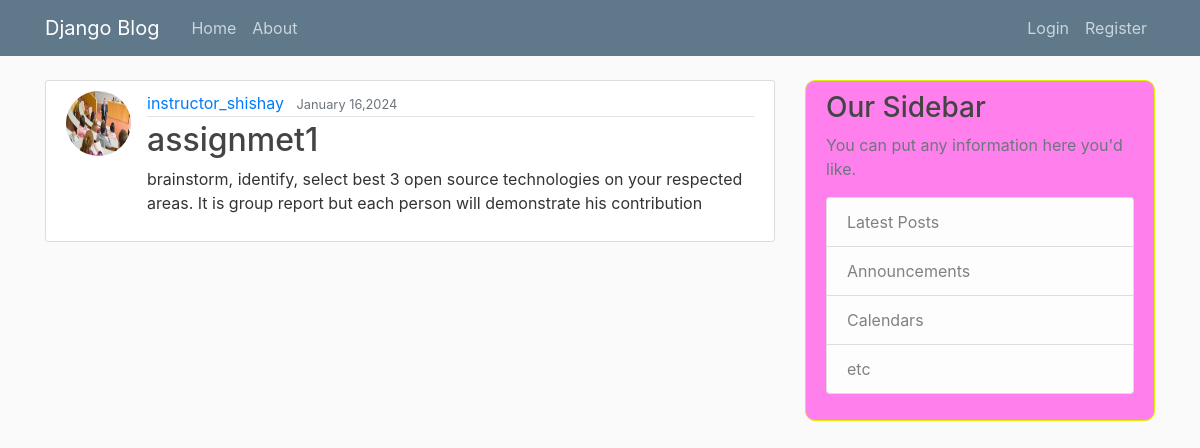
Page /post/48/ on the committed database.
### blog/models.py (models this page shows, shortened)
class Post(models.Model):
    title=models.CharField(max_length=200)
    content=models.TextField(default='Your default content value here')
    date_posted=models.DateTimeField(default=timezone.now)
    author=models.ForeignKey(User,on_delete=models.CASCADE)

### users/models.py (models this page shows, shortened)
class profile(models.Model):
    user = models.OneToOneField(User, on_delete=models.CASCADE)
    image = models.ImageField(default='default.jpg', upload_to='profile_pics')

### blog/views.py (the view)
# urls.py: path('post/<int:pk>/', PostDetailView.as_view(), name='post-detail'),
class PostDetailView(DetailView):
    model = Post

### blog/templates/blog/post_detail.html (shortened to what this page needs)
{% extends "blog/base.html" %}
{% block content %}
     <article class="media content-section">
        <img  class="rounded-circle article-img" src="{{post.author.profile.image.url}}">
          <div class="media-body">
            <div class="article-metadata">
              <a class="mr-2" href="#">{{ object.author }}</a>
              <small class="text-muted">{{ object.date_posted |date:" F d,Y" }}</small>
            </div>
            <h2 class="article-title">{{ object.title }}</h2>
            <p class="article-content">{{ object.content }}</p>
           </div>
     </article>
{% endblock content %}

### blog/static/blog/main.css (style rules this page uses)
body { background: #fafafa; color: #333333; margin-top: 5rem; }
h1, h2, h3, h4, h5, h6 { color: #444444; }
.content-section { background: #ffffff; padding: 10px 20px; border: 1px solid #dddddd; border-radius: 3px; margin-bottom: 20px; }
.article-title { color: #444444; }
.article-content { white-space: pre-line; }
.article-img { height: 65px; width: 65px; margin-right: 16px; }
.article-metadata { padding-bottom: 1px; margin-bottom: 4px; border-bottom: 1px solid #e3e3e3 }

### rows in the picture
Post: author.profile.image (picture), author "instructor_shishay", date_posted "January 16,2024", title "assignmet1", content "brainstorm, identify, select best 3 open source technologies on your respected areas. It is group report but each person will demonstrate his contribution"
